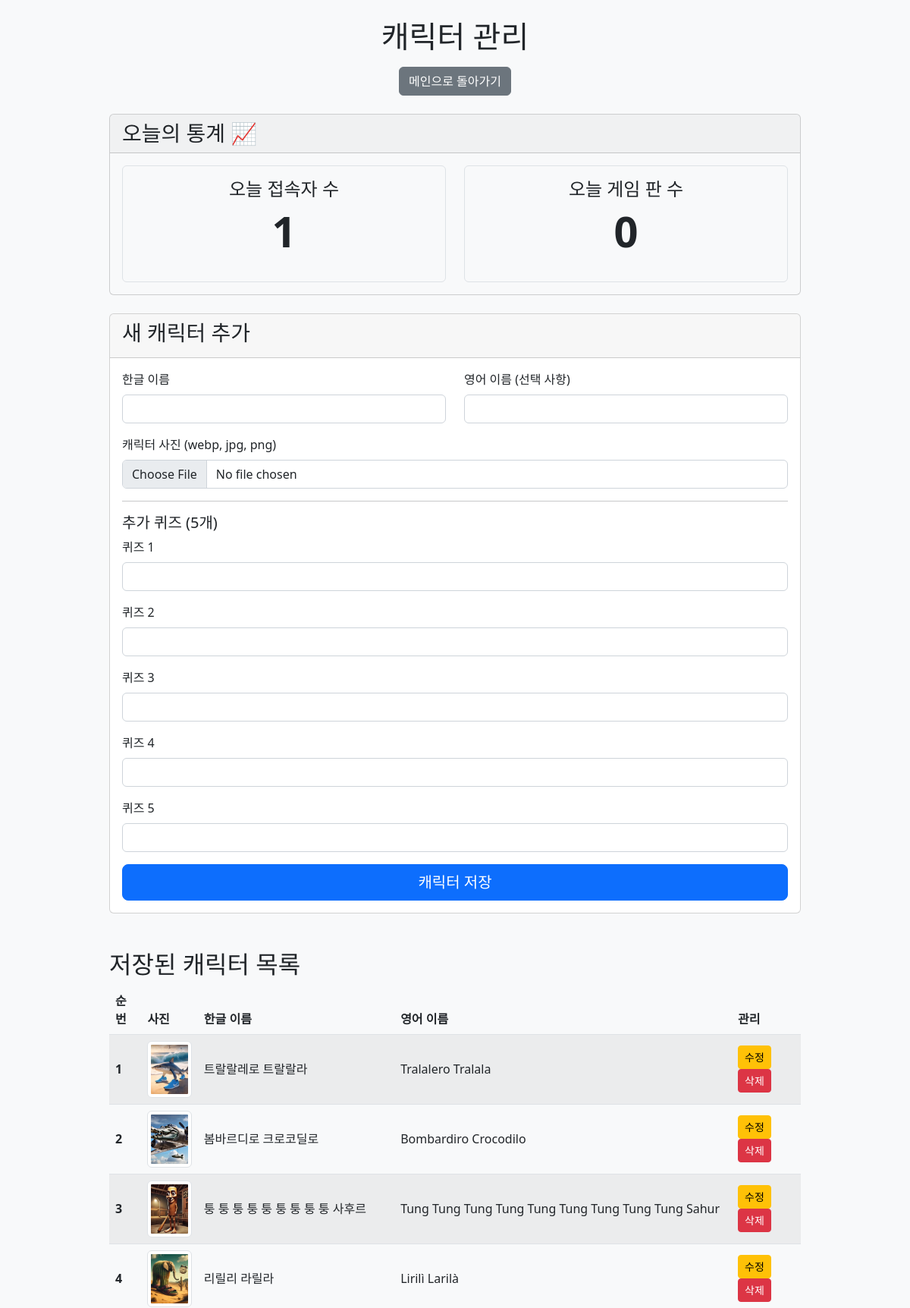
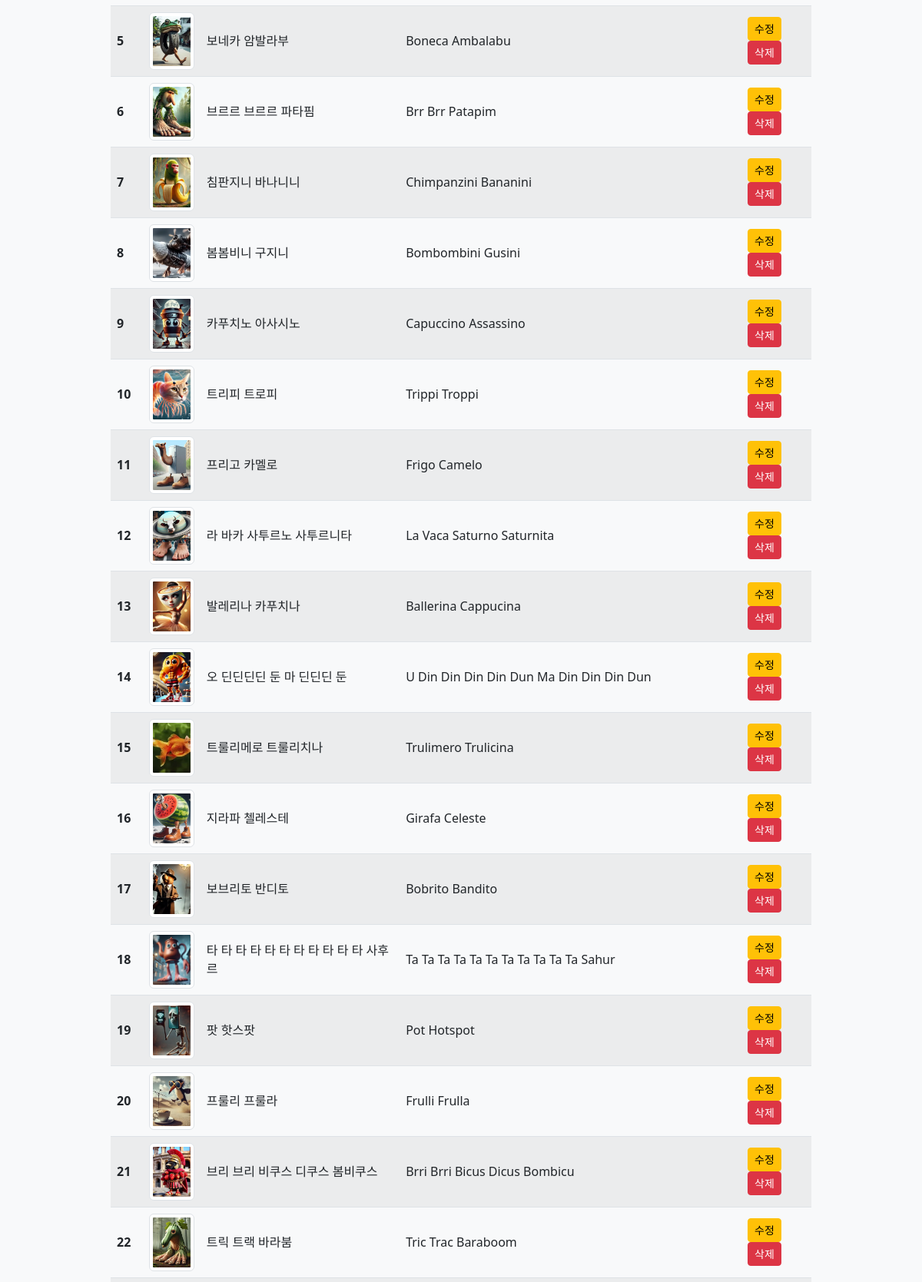
The page /admin (upper part) on the database its author committed (2 pictures, top to bottom).
### app.py (models this page shows, shortened)
class Character(db.Model):
    id = db.Column(db.Integer, primary_key=True)
    name_ko = db.Column(db.String(100), nullable=False, unique=True)
    name_en = db.Column(db.String(100), nullable=True)
    image_file = db.Column(db.String(100), nullable=False)
    question1 = db.Column(db.String(200), nullable=True)
    question2 = db.Column(db.String(200), nullable=True)
    question3 = db.Column(db.String(200), nullable=True)
    question4 = db.Column(db.String(200), nullable=True)
    question5 = db.Column(db.String(200), nullable=True)

### app.py (the view, shortened to what this page needs)
@app.route('/admin', methods=['GET', 'POST'])
def admin():
    characters = Character.query.order_by(Character.id).all()
    today = date.today()
    today_visitors = VisitorLog.query.filter_by(visit_date=today).count()
    today_games = db.session.query(GameLog).filter(db.func.date(GameLog.timestamp) == today).count()
    return render_template('admin.html', characters=characters, today_visitors=today_visitors, today_games=today_games)

### app.py (called while the page is built)
@app.after_request
def add_header(response):
    response.headers['Cache-Control'] = 'no-cache, no-store, must-revalidate'
    response.headers['Pragma'] = 'no-cache'
    response.headers['Expires'] = '0'
    return response

### templates/admin.html (shortened to what this page needs)
{% extends "layout.html" %}
{% block content %}
<div class="container">
    <div class="text-center my-4">
        <h1>캐릭터 관리</h1>
        <a href="/" class="btn btn-secondary mt-2">메인으로 돌아가기</a>
    </div>
    <div class="card mb-4 bg-light">
        <div class="card-header">
            <h3 class="mb-0">오늘의 통계 📈</h3>
        </div>
        <div class="card-body">
            <div class="row text-center">
                <div class="col-md-6">
                    <div class="stat-box p-3 border rounded">
                        <h4>오늘 접속자 수</h4>
                        <p class="display-4 fw-bold">{{ today_visitors }}</p>
                    </div>
                </div>
                <div class="col-md-6">
                    <div class="stat-box p-3 border rounded">
                        <h4>오늘 게임 판 수</h4>
                        <p class="display-4 fw-bold">{{ today_games }}</p>
                    </div>
                </div>
            </div>
        </div>
    </div>
    <div class="card mb-5">
        <div class="card-header">
            <h3>새 캐릭터 추가</h3>
        </div>
        <div class="card-body">
            <form method="POST" enctype="multipart/form-data">
                <div class="row">
                    <div class="col-md-6 mb-3">
                        <label for="name_ko" class="form-label">한글 이름</label>
                        <input type="text" class="form-control" id="name_ko" name="name_ko" required>
                    </div>
                    <div class="col-md-6 mb-3">
                        <label for="name_en" class="form-label">영어 이름 (선택 사항)</label>
                        <input type="text" class="form-control" id="name_en" name="name_en">
                    </div>
                </div>
                <div class="mb-3">
                    <label for="image" class="form-label">캐릭터 사진 (webp, jpg, png)</label>
                    <input type="file" class="form-control" id="image" name="image" accept=".png,.jpg,.jpeg,.webp" required onchange="previewImage(event)">
                </div>
                <hr>
                <h5>추가 퀴즈 (5개)</h5>
                {% for i in range(1, 6) %}
                <div class="mb-3">
                    <label for="question{{i}}" class="form-label">퀴즈 {{i}}</label>
                    <input type="text" class="form-control" id="question{{i}}" name="question{{i}}">
                </div>
                {% endfor %}
                <div class="d-grid">
                    <button type="submit" class="btn btn-primary btn-lg">캐릭터 저장</button>
                </div>
            </form>
        </div>
    </div>
    <h2>저장된 캐릭터 목록</h2>
    <div class="table-responsive">
        <table class="table table-striped table-hover align-middle">
            <thead>
                <tr>
                    <th scope="col">순번</th>
                    <th scope="col">사진</th>
                    <th scope="col">한글 이름</th>
                    <th scope="col">영어 이름</th>
                    <th scope="col">관리</th>
                </tr>
            </thead>
            <tbody>
                {% for character in characters %}
                <tr>
                    <th scope="row">{{ character.id }}</th>
                    <td>
                        <img src="{{ url_for('static', filename='uploads/' + character.image_file) }}" class="img-thumbnail" style="width: 75px; height: 75px; object-fit: cover;">
                    </td>
                    <td>{{ character.name_ko }}</td>
                    <td>{{ character.name_en }}</td>
                    <td>
                        <a href="{{ url_for('edit_character', id=character.id) }}" class="btn btn-sm btn-warning">수정</a>
                        <a href="{{ url_for('delete_character', id=character.id) }}" class="btn btn-sm btn-danger" onclick="return confirm('정말로 이 캐릭터를 삭제하시겠습니까?')">삭제</a>
                    </td>
                </tr>
                {% else %}
                <tr>
                    <td colspan="5" class="text-center">저장된 캐릭터가 없습니다.</td>
                </tr>
                {% endfor %}
            </tbody>
        </table>
    </div>
</div>
{% endblock %}

### templates/layout.html (shortened to what this page needs)
<!doctype html>
<html lang="ko" class="">
<head>
    <link href="https://cdn.jsdelivr.net/npm/bootstrap@5.2.2/dist/css/bootstrap.min.css" rel="stylesheet">
    <link rel="stylesheet" href="https://cdnjs.cloudflare.com/ajax/libs/font-awesome/6.4.0/css/all.min.css">
    <link href="https://cdn.jsdelivr.net/gh/orioncactus/pretendard/dist/web/static/pretendard.css" rel="stylesheet">
</head>
<body>
    <main class="container">
        {% block content %}{% endblock %}
    </main>
</body>
</html>

### templates/layout.html (style rules this page uses)
body { background-color: #f8f9fa; }
.container { max-width: 960px; }

### rows shown on the page
Character: id "1", image_file (picture), name_ko "트랄랄레로 트랄랄라", name_en "Tralalero Tralala"
Character: id "2", image_file (picture), name_ko "봄바르디로 크로코딜로", name_en "Bombardiro Crocodilo"
Character: id "3", image_file (picture), name_ko "퉁 퉁 퉁 퉁 퉁 퉁 퉁 퉁 퉁 사후르", name_en "Tung Tung Tung Tung Tung Tung Tung Tung Tung Sahur"
Character: id "4", image_file (picture), name_ko "리릴리 라릴라", name_en "Lirilì Larilà"
Character: id "5", image_file (picture), name_ko "보네카 암발라부", name_en "Boneca Ambalabu"
Character: id "6", image_file (picture), name_ko "브르르 브르르 파타핌", name_en "Brr Brr Patapim"
Character: id "7", image_file (picture), name_ko "침판지니 바나니니", name_en "Chimpanzini Bananini"
Character: id "8", image_file (picture), name_ko "봄봄비니 구지니", name_en "Bombombini Gusini"
Character: id "9", image_file (picture), name_ko "카푸치노 아사시노", name_en "Capuccino Assassino"
Character: id "10", image_file (picture), name_ko "트리피 트로피", name_en "Trippi Troppi"
Character: id "11", image_file (picture), name_ko "프리고 카멜로", name_en "Frigo Camelo"
Character: id "12", image_file (picture), name_ko "라 바카 사투르노 사투르니타", name_en "La Vaca Saturno Saturnita"
Character: id "13", image_file (picture), name_ko "발레리나 카푸치나", name_en "Ballerina Cappucina"
Character: id "14", image_file (picture), name_ko "오 딘딘딘딘 둔 마 딘딘딘 둔", name_en "U Din Din Din Din Dun Ma Din Din Din Dun"
Character: id "15", image_file (picture), name_ko "트룰리메로 트룰리치나", name_en "Trulimero Trulicina"
Character: id "16", image_file (picture), name_ko "지라파 첼레스테", name_en "Girafa Celeste"
Character: id "17", image_file (picture), name_ko "보브리토 반디토", name_en "Bobrito Bandito"
Character: id "18", image_file (picture), name_ko "타 타 타 타 타 타 타 타 타 타 타 사후르", name_en "Ta Ta Ta Ta Ta Ta Ta Ta Ta Ta Ta Sahur"
Character: id "19", image_file (picture), name_ko "팟 핫스팟", name_en "Pot Hotspot"
Character: id "20", image_file (picture), name_ko "프룰리 프룰라", name_en "Frulli Frulla"
Character: id "21", image_file (picture), name_ko "브리 브리 비쿠스 디쿠스 봄비쿠스", name_en "Brri Brri Bicus Dicus Bombicu"
Character: id "22", image_file (picture), name_ko "트릭 트랙 바라붐", name_en "Tric Trac Baraboom"

### other values the page prints
{{ today_visitors }} "1"
{{ today_games }} "0"
{{ i }} "1" "2" "3" "4" "5"
